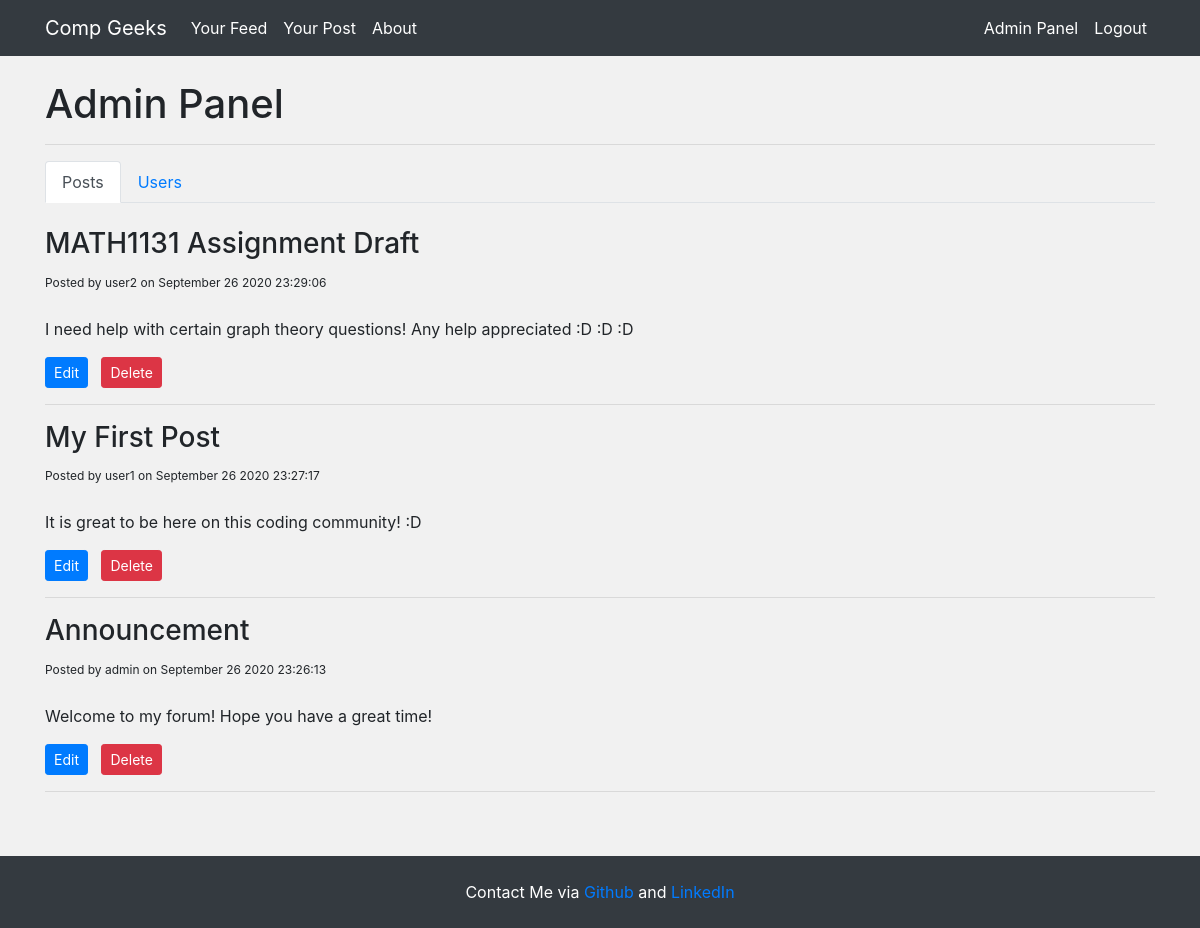
/admin (signed in), run on the app's committed database.
### app/models.py (models this page shows, shortened)
class PostData(db.Model):
    id = db.Column(db.Integer, primary_key=True)
    title = db.Column(db.String(100), nullable=False)
    content = db.Column(db.Text, nullable=False)
    author = db.Column(db.String(20), nullable=False, default='Unknown')
    date = db.Column(db.DateTime, nullable=False, default=datetime.now)

### app/routes.py (the view)
@app.route('/admin')
@login_required
def admin():
    feed_posts = PostData.query.order_by(PostData.date.desc()).all()
    users = UserData.query.filter(UserData.username!="admin").order_by(UserData.id.desc()).all()
    return render_template("admin.html", feed=feed_posts, users=users)

### app/models.py (called while the page is built)
@login_manager.user_loader
def load_user(user_id):
    return UserData.query.get(int(user_id))

### app/templates/admin.html (shortened to what this page needs)
{% extends 'base.html' %}  {% block body %}
<h1>Admin Panel</h1>
<hr />
<div id="admin-tabs" class="tab-list">
  <ul class="nav nav-tabs">
    <li class="nav-item">
      <a id="tab-1" class="nav-link active">Posts</a>
    </li>
    <li class="nav-item">
      <a id="tab-2" class="nav-link">Users</a>
    </li>
  </ul>
</div>
<br />
<div id="posts-tab">
  {%if feed%} {% for post in feed%}
  <div
    id="{{post.id}}"
    style="cursor: pointer;"
    onclick="window.location='{{url_for('display_post', id=post.id)}}';"
  >
    <h3>{{post.title}}</h3>
    <small>Posted by {{post.author}} on </small>
    <small class="publish-date">{{post.date}}</small>
    <br />
    <br />
    <p style="white-space: pre-wrap;">{{post.content}}</p>
    {% if current_user.username == post.author or current_user.username ==
    "admin"%}
    <a href="/home/edit/{{post.id}}" class="btn btn-primary btn-sm">Edit</a>
    <a href="/home/delete/{{post.id}}" class="btn btn-danger btn-sm">Delete</a>
    <br />
    {%endif%}
    <hr />
  </div>
  {%endfor%} {%else%}
  <br />
  <i> No posts in feed</i>
  {%endif%}
</div>
<br />
{% endblock %}

### app/templates/base.html (shortened to what this page needs)
<!DOCTYPE html>
<html lang="en">
  <head>
    <link
      rel="stylesheet"
      href="https://stackpath.bootstrapcdn.com/bootstrap/4.5.2/css/bootstrap.min.css"
    />
    <link
      rel="stylesheet"
      type="text/css"
      href="{{url_for('static', filename='main.css')}}"
    />
  </head>
  <body>
    <main class="main-container">
    <nav class="navbar navbar-expand-lg navbar-dark bg-dark">
      <div class="container">
        <div class="collapse navbar-collapse" id="navbarsExample07">
          <ul class="navbar-nav mr-auto">
            <a class="navbar-brand" href="{{url_for('index')}}"
              >Comp Geeks </a>
            {% if current_user.is_authenticated%}
            <a class="nav-link active" href="{{url_for('home')}}"
              >Your Feed </a>
            <a class="nav-link active" href="{{url_for('user_posts')}}"
              >Your Post </a>
            {%endif%}
            <a class="nav-link active" href="{{url_for('about')}}"
              >About </a>
          </ul>
          <nav class="navbar-nav">
            {% if current_user.is_authenticated and current_user.username ==
            "admin"%}
            <a class="nav-link active" href="{{url_for('admin')}}"
              >Admin Panel</a>
            {%endif%}
            {% if current_user.is_authenticated%}
            <a class="nav-link active" href="{{url_for('logout')}}"
              >Logout </a>
            {%endif%}
          </nav>
        </div>
      </div>
    </nav>
      <div class="container">
        <br />
         {% block head %} {% endblock %} {% block
        body %} {% endblock %}
        <br/>
      </div>
    </main>
    <footer class="page-footer bg-dark text-center">
      <br/>
      <div class="footer-header">
        Contact Me via
        <a href="https://github.com/gtangelo">Github</a>
        and
        <a href="https://www.linkedin.com/in/gabriel-angelo-ting-3003691a5/">LinkedIn<br />
      </div>
      <br/>
    </footer>
  </body>
</html>

### app/static/main.css (style rules this page uses)
.main-container { background-color: #f1f1f1; display: block; height: 100%; }
small { font-size: 12px; }
main { height: 100%; width: 100%; min-height: calc(100vh - 16px - 56px); }
.footer-header { font-size: 16px; color: white; }

### data on the page
PostData: title "MATH1131 Assignment Draft", author "user2", content "I need help with certain graph theory questions! Any help appreciated :D :D :D"
PostData: title "My First Post", author "user1", content "It is great to be here on this coding community! :D"
PostData: title "Announcement", author "admin", content "Welcome to my forum! Hope you have a great time!"
